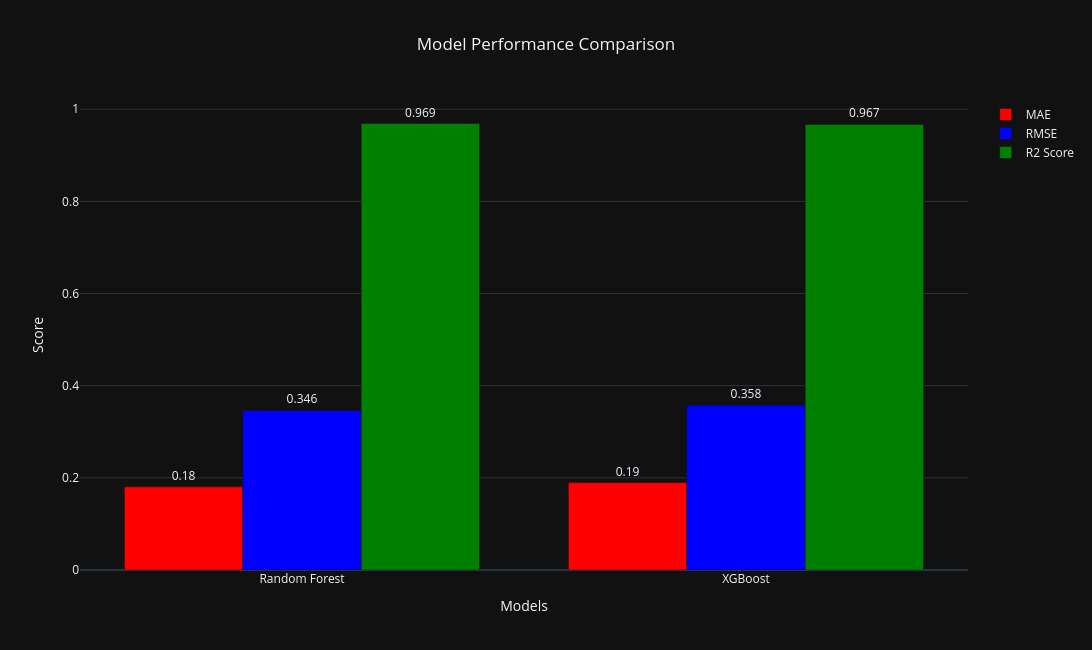

Here is the notebook cell this chart was saved with:
### Code cell
# -------------------------
# 18. MODEL COMPARISON GRAPH
# -------------------------
# -------------------------
# 18. MODEL COMPARISON GRAPH
# -------------------------
import plotly.graph_objects as go

models = ['Random Forest', 'XGBoost']

mae_values = [mae_rf, mae_xgb]
rmse_values = [rmse_rf, rmse_xgb]
r2_values = [r2_rf, r2_xgb]

fig = go.Figure()

# MAE
fig.add_trace(go.Bar(
    x=models,
    y=mae_values,
    name='MAE',
    marker_color='red',
    text=[round(i, 3) for i in mae_values],
    textposition='outside',
    hovertemplate='Model: %{x}<br>MAE: %{y:.3f}<extra></extra>'
))

# RMSE
fig.add_trace(go.Bar(
    x=models,
    y=rmse_values,
    name='RMSE',
    marker_color='blue',
    text=[round(i, 3) for i in rmse_values],
    textposition='outside',
    hovertemplate='Model: %{x}<br>RMSE: %{y:.3f}<extra></extra>'
))

# R2
fig.add_trace(go.Bar(
    x=models,
    y=r2_values,
    name='R2 Score',
    marker_color='green',
    text=[round(i, 3) for i in r2_values],
    textposition='outside',
    hovertemplate='Model: %{x}<br>R2 Score: %{y:.3f}<extra></extra>'
))

fig.update_layout(
    title='Model Performance Comparison',
    xaxis_title='Models',
    yaxis_title='Score',
    barmode='group',
    template='plotly_dark',
    title_x=0.5,
    height=650,
    width=1100
)

fig.show()

### Figure 1 — Plotly figure (JSON) as saved in the notebook; plotly's stock layout.template omitted (floating-point values rounded to 4 significant figures)
{"data": [{"hovertemplate": "Model: %{x}<br>MAE: %{y:.3f}<extra></extra>", "marker": {"color": "red"}, "name": "MAE", "text": ["0.18", "0.19"], "textposition": "outside", "type": "bar", "x": ["Random Forest", "XGBoost"], "y": [0.1805, 0.1896]}, {"hovertemplate": "Model: %{x}<br>RMSE: %{y:.3f}<extra></extra>", "marker": {"color": "blue"}, "name": "RMSE", "text": ["0.346", "0.358"], "textposition": "outside", "type": "bar", "x": ["Random Forest", "XGBoost"], "y": [0.3462, 0.3577]}, {"hovertemplate": "Model: %{x}<br>R2 Score: %{y:.3f}<extra></extra>", "marker": {"color": "green"}, "name": "R2 Score", "text": ["0.969", "0.967"], "textposition": "outside", "type": "bar", "x": ["Random Forest", "XGBoost"], "y": [0.9689, 0.9668]}], "layout": {"barmode": "group", "height": 650, "title": {"text": "Model Performance Comparison", "x": 0.5}, "width": 1100, "xaxis": {"title": {"text": "Models"}}, "yaxis": {"title": {"text": "Score"}}}}
